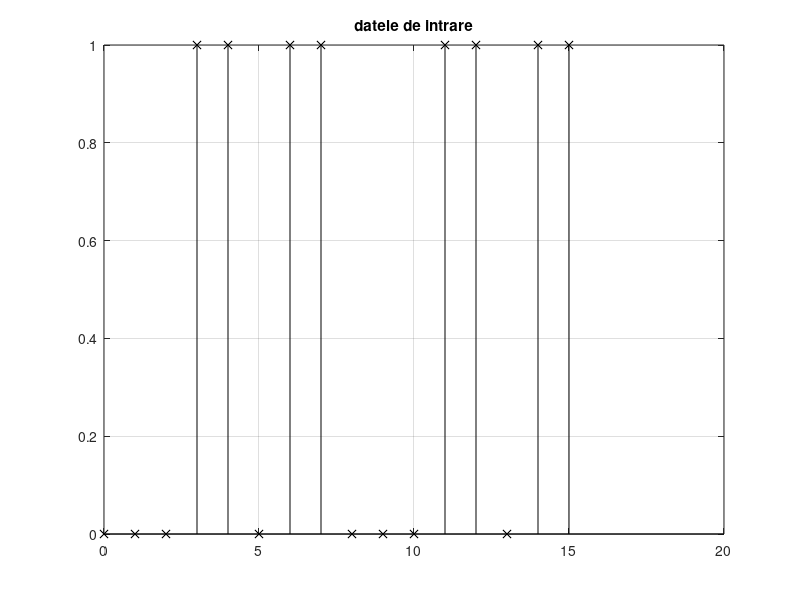
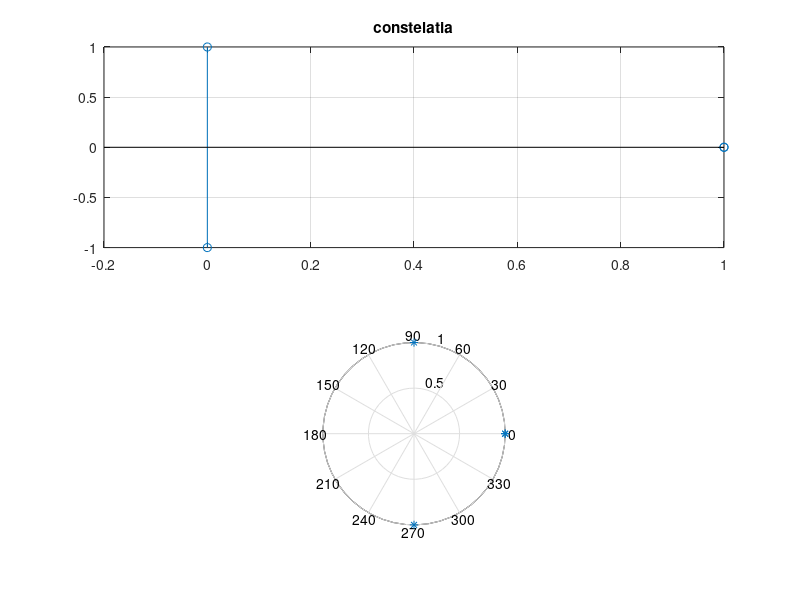

Recreate these plots in MATLAB, in order.
 %generator date cu probabilitate egala de 0 si 1
clear all; 
LDate = 16;  %lungimea sirului de date
PropD = 0; 
Fb=3;
Fd=Fb/3;
Fc=20;  %frecventa purtatoarei
Tc=1/Fc; %perioada
M=4;
Fes=20*Fc; %frecventa de esantionare
sincro=1;
tipsemnal=0;
if tipsemnal==1
x = (randsrc(LDate, 1)+1)/2; %date binare              
else 
x=[0 0, 0 1, 1 0, 1 1, 0 0, 0 1, 1 0, 1 1];
end
tx = ([PropD: PropD + LDate - 1] ./ Fd);
figure(1)
subplot(1,1,1), stem(tx, x, 'kx'),grid on,title('datele de intrare'); 

%convertor binar-zecimal(generare alfabet cu M=4)
for i=1:3:LDate
    %j=(i+2)/3;
   % x_dec(j)=4*x(i+1)+2*x(i+0)+1*x(i+0);
   x_dec = bin2dec(num2str(x));
end

tx3=[0:length(x_dec)-1];

fi=2*pi*x_dec/M;
if sincro==1
fi=[0, pi/2, 0, fi ];
end
I=cos(fi);
Q=sin(fi);

[o,ro]=cart2pol(I,Q);

%end

figure(2)
subplot(2,1,1), stem(I, Q), grid on,title('constelatia')
subplot(2,1,2), polar(o,ro,'*')